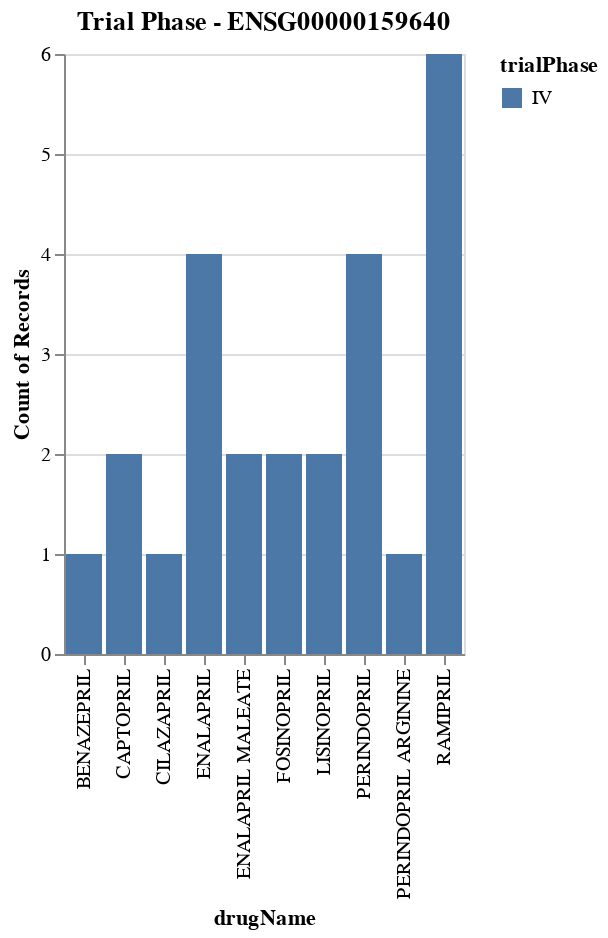

Here is the notebook cell this chart was saved with:
### Code cell
OpenTarget.plot_drugs_phase(target_id = 'ACE', entrez = True)

### Figure 1 — Vega-Lite specification as saved in the notebook (floating-point values rounded to 4 significant figures)
{"config": {"view": {"continuousWidth": 400, "continuousHeight": 300}}, "data": {"name": "data-d46347baa679c70c38ccaaa78e37b7d2"}, "mark": "bar", "encoding": {"color": {"type": "nominal", "field": "trialPhase"}, "x": {"type": "nominal", "field": "drugName"}, "y": {"type": "nominal", "aggregate": "count", "field": "drugName"}}, "title": "Trial Phase - ENSG00000159640", "$schema": "https://vega.github.io/schema/vega-lite/v4.8.1.json", "datasets": {"data-d46347baa679c70c38ccaaa78e37b7d2": [{"drugName": "CAPTOPRIL", "mechanismOfAction": "Angiotensin-converting enzyme inhibitor", "drugType": "Small molecule", "approvedName": "angiotensin I converting enzyme", "trialPhase": "IV", "diseaseName": "hypertension"}, {"drugName": "PERINDOPRIL ARGININE", "mechanismOfAction": "Angiotensin-converting enzyme inhibitor", "drugType": "Small molecule", "approvedName": "angiotensin I converting enzyme", "trialPhase": "IV", "diseaseName": "hypertension"}, {"drugName": "ENALAPRIL", "mechanismOfAction": "Angiotensin-converting enzyme inhibitor", "drugType": "Small molecule", "approvedName": "angiotensin I converting enzyme", "trialPhase": "IV", "diseaseName": "Reduced ejection fraction"}, {"drugName": "BENAZEPRIL", "mechanismOfAction": "Angiotensin-converting enzyme inhibitor", "drugType": "Small molecule", "approvedName": "angiotensin I converting enzyme", "trialPhase": "IV", "diseaseName": "dilated cardiomyopathy"}, {"drugName": "ENALAPRIL", "mechanismOfAction": "Angiotensin-converting enzyme inhibitor", "drugType": "Small molecule", "approvedName": "angiotensin I converting enzyme", "trialPhase": "IV", "diseaseName": "hypertension"}, {"drugName": "ENALAPRIL MALEATE", "mechanismOfAction": "Angiotensin-converting enzyme inhibitor", "drugType": "Small molecule", "approvedName": "angiotensin I converting enzyme", "trialPhase": "IV", "diseaseName": "primary hypertension"}, {"drugName": "RAMIPRIL", "mechanismOfAction": "Angiotensin-converting enzyme inhibitor", "drugType": "Small molecule", "approvedName": "angiotensin I converting enzyme", "trialPhase": "IV", "diseaseName": "coronary artery disease"}, {"drugName": "FOSINOPRIL", "mechanismOfAction": "Angiotensin-converting enzyme inhibitor", "drugType": "Small molecule", "approvedName": "angiotensin I converting enzyme", "trialPhase": "IV", "diseaseName": "chronic obstructive pulmonary disease"}, {"drugName": "PERINDOPRIL", "mechanismOfAction": "Angiotensin-converting enzyme inhibitor", "drugType": "Small molecule", "approvedName": "angiotensin I converting enzyme", "trialPhase": "IV", "diseaseName": "hypertension"}, {"drugName": "RAMIPRIL", "mechanismOfAction": "Angiotensin-converting enzyme inhibitor", "drugType": "Small molecule", "approvedName": "angiotensin I converting enzyme", "trialPhase": "IV", "diseaseName": "hypertension"}, {"drugName": "CILAZAPRIL", "mechanismOfAction": "Angiotensin-converting enzyme inhibitor", "drugType": "Small molecule", "approvedName": "angiotensin I converting enzyme", "trialPhase": "IV", "diseaseName": "cardiovascular disease"}, {"drugName": "ENALAPRIL", "mechanismOfAction": "Angiotensin-converting enzyme inhibitor", "drugType": "Small molecule", "approvedName": "angiotensin I converting enzyme", "trialPhase": "IV", "diseaseName": "heart failure"}, {"drugName": "PERINDOPRIL", "mechanismOfAction": "Angiotensin-converting enzyme inhibitor", "drugType": "Small molecule", "approvedName": "angiotensin I converting enzyme", "trialPhase": "IV", "diseaseName": "hypertension"}, {"drugName": "FOSINOPRIL", "mechanismOfAction": "Angiotensin-converting enzyme inhibitor", "drugType": "Small molecule", "approvedName": "angiotensin I converting enzyme", "trialPhase": "IV", "diseaseName": "hypertension"}, {"drugName": "CAPTOPRIL", "mechanismOfAction": "Angiotensin-converting enzyme inhibitor", "drugType": "Small molecule", "approvedName": "angiotensin I converting enzyme", "trialPhase": "IV", "diseaseName": "diabetic retinopathy"}, {"drugName": "ENALAPRIL MALEATE", "mechanismOfAction": "Angiotensin-converting enzyme inhibitor", "drugType": "Small molecule", "approvedName": "angiotensin I converting enzyme", "trialPhase": "IV", "diseaseName": "hypertension"}, {"drugName": "RAMIPRIL", "mechanismOfAction": "Angiotensin-converting enzyme inhibitor", "drugType": "Small molecule", "approvedName": "angiotensin I converting enzyme", "trialPhase": "IV", "diseaseName": "IGA glomerulonephritis"}, {"drugName": "LISINOPRIL", "mechanismOfAction": "Angiotensin-converting enzyme inhibitor", "drugType": "Small molecule", "approvedName": "angiotensin I converting enzyme", "trialPhase": "IV", "diseaseName": "HIV infection"}, {"drugName": "PERINDOPRIL", "mechanismOfAction": "Angiotensin-converting enzyme inhibitor", "drugType": "Small molecule", "approvedName": "angiotensin I converting enzyme", "trialPhase": "IV", "diseaseName": "chronic kidney disease"}, {"drugName": "LISINOPRIL", "mechanismOfAction": "Angiotensin-converting enzyme inhibitor", "drugType": "Small molecule", "approvedName": "angiotensin I converting enzyme", "trialPhase": "IV", "diseaseName": "coronary artery disease"}, {"drugName": "RAMIPRIL", "mechanismOfAction": "Angiotensin-converting enzyme inhibitor", "drugType": "Small molecule", "approvedName": "angiotensin I converting enzyme", "trialPhase": "IV", "diseaseName": "diabetic nephropathy"}, {"drugName": "RAMIPRIL", "mechanismOfAction": "Angiotensin-converting enzyme inhibitor", "drugType": "Small molecule", "approvedName": "angiotensin I converting enzyme", "trialPhase": "IV", "diseaseName": "coronary artery disease"}, {"drugName": "RAMIPRIL", "mechanismOfAction": "Angiotensin-converting enzyme inhibitor", "drugType": "Small molecule", "approvedName": "angiotensin I converting enzyme", "trialPhase": "IV", "diseaseName": "atherosclerosis"}, {"drugName": "PERINDOPRIL", "mechanismOfAction": "Angiotensin-converting enzyme inhibitor", "drugType": "Small molecule", "approvedName": "angiotensin I converting enzyme", "trialPhase": "IV", "diseaseName": "type II diabetes mellitus"}, {"drugName": "ENALAPRIL", "mechanismOfAction": "Angiotensin-converting enzyme inhibitor", "drugType": "Small molecule", "approvedName": "angiotensin I converting enzyme", "trialPhase": "IV", "diseaseName": "diabetic nephropathy"}]}}
